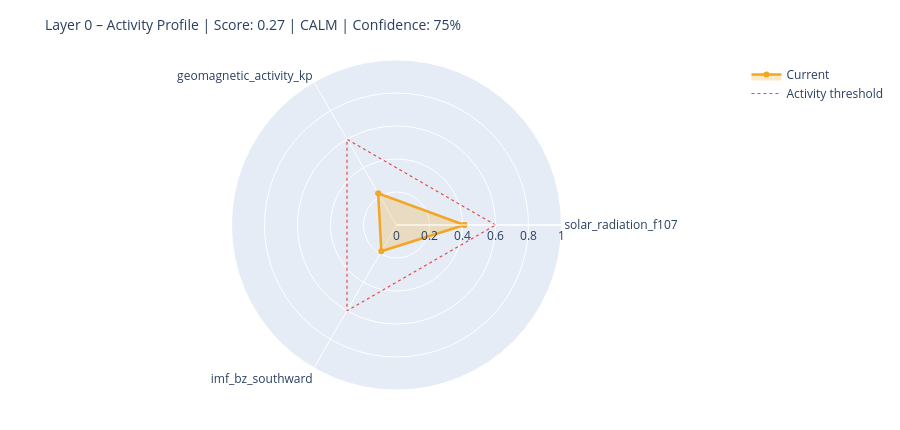

The code cell stored with this chart in its notebook:
### Markdown cell above
---
## 6. State Assessment & Handoff to Layer 1

### Code cell
# ============================================================
# STEP 1 – Collect raw values with source modes
# Mode: 'primary' | 'fallback_3h' | 'last_valid' | 'missing'
# ============================================================

def safe_last(df, col):
    if df is None or col not in df.columns: return None
    s = df[col].dropna()
    return float(s.iloc[-1]) if not s.empty else None

f107_now = safe_last(df_f107, 'f10.7')
bz_now   = safe_last(df_mag,  'bz_gsm')
kp_now   = safe_last(df_kp,   'kp')
sw_now   = safe_last(df_sw,   'speed')

source_modes = {
    'F10.7':    'primary'  if f107_now is not None else 'missing',
    'Kp':       'primary'  if kp_now   is not None else 'missing',
    'IMF_Bz':   'primary'  if bz_now   is not None else 'missing',
    'SW_speed': 'primary'  if sw_now   is not None else 'missing',
}

# Kp Fallback – 3h endpoint
if kp_now is None:
    try:
        r = requests.get(
            'https://services.swpc.noaa.gov/json/noaa-planetary-k-index.json',
            timeout=10)
        r.raise_for_status()
        fb = pd.DataFrame(r.json())
        tc = next((c for c in fb.columns if 'time' in c.lower()), fb.columns[0])
        kc = next((c for c in fb.columns if 'kp' in c.lower() and c != tc), None)
        if kc:
            fb[kc] = fb[kc].astype(str).str.extract(r'([0-9]+(?:\.[0-9]*)?)')[0]
            fb[kc] = pd.to_numeric(fb[kc], errors='coerce')
            fb = fb[fb[kc] >= 0].dropna(subset=[kc])
            if not fb.empty:
                kp_now = float(fb[kc].iloc[-1])
                source_modes['Kp'] = 'fallback_3h'
                print(f'  Kp fallback (3h): {kp_now:.1f}')
    except Exception as e:
        print(f'  Kp fallback failed: {e}')

# Solar Wind Fallback – last valid value
if sw_now is None and df_sw is not None and 'speed' in df_sw.columns:
    s = df_sw['speed'].dropna()
    if not s.empty:
        sw_now = float(s.iloc[-1])
        source_modes['SW_speed'] = 'last_valid'
        print(f'  SW fallback (last_valid): {sw_now:.0f} km/s')

print()
print('Source modes:', source_modes)

# ============================================================
# STEP 2 – Score from available components only
# ============================================================

def norm(v, lo, hi):
    if v is None: return None
    return max(0.0, min(1.0, (v - lo) / (hi - lo)))

COMPONENTS = {
    'solar_radiation_f107':    (f107_now, norm(f107_now, 60, 250)),
    'geomagnetic_activity_kp': (kp_now,   norm(kp_now,   0,   9)),
    'imf_bz_southward':        (bz_now,   norm(-(bz_now or 0) if bz_now else None, -5, 30)
                                           if bz_now is not None else None),
    'solar_wind_speed':        (sw_now,   norm(sw_now, 300, 800)),
}

available   = {k: v[1] for k, v in COMPONENTS.items() if v[1] is not None}
unavailable = [k for k, v in COMPONENTS.items() if v[1] is None]

layer0_score = round(sum(available.values()) / len(available), 4) if available else None
confidence   = round(len(available) / len(COMPONENTS), 2)

level = ('unknown'  if layer0_score is None
         else 'calm'     if layer0_score < 0.3
         else 'moderate' if layer0_score < 0.6
         else 'active')

# ============================================================
# STEP 3 – Dominant Driver
# ============================================================

def dominant_driver(kp, f107, bz, sw):
    candidates = []
    if kp   is not None and kp   >= 4:   candidates.append(('geomagnetic',    kp / 9))
    if sw   is not None and sw   >= 500:  candidates.append(('solar_wind',     sw / 800))
    if bz   is not None and bz   <= -5:   candidates.append(('imf_southward',  abs(bz) / 30))
    if f107 is not None and f107 >= 150:  candidates.append(('solar_radiation',f107 / 250))
    return max(candidates, key=lambda x: x[1])[0] if candidates else 'none'

driver = dominant_driver(kp_now, f107_now, bz_now, sw_now)

# ============================================================
# STEP 4 – Downstream expectations
# ============================================================

def downstream_expectation(driver, score, kp, bz, f107):
    exp = {
        'magnetosphere':        'calm',
        'ionosphere':           'calm',
        'schumann_resonance':   'unchanged',
        'lithosphere_currents': 'low',
    }
    if driver == 'geomagnetic' or (kp and kp >= 5):
        exp['magnetosphere']        = 'compressed / storm'
        exp['ionosphere']           = 'elevated disturbance (TEC variability)'
        exp['schumann_resonance']   = 'elevated amplitude possible'
        exp['lithosphere_currents'] = 'elevated induction currents'
    elif driver == 'imf_southward' or (bz and bz <= -5):
        exp['magnetosphere']        = 'energy coupling active'
        exp['ionosphere']           = 'elevated electron density possible'
        exp['schumann_resonance']   = 'slight modulation possible'
    elif driver == 'solar_radiation' or (f107 and f107 >= 150):
        exp['ionosphere']           = 'elevated ionization (F-layer)'
        exp['schumann_resonance']   = 'slightly elevated background activity'
    return exp

downstream = downstream_expectation(driver, layer0_score, kp_now, bz_now, f107_now)

# ============================================================
# CONSOLE OUTPUT
# ============================================================

W = 58
print('=' * W)
print('LAYER 0 – STATE ASSESSMENT')
print('=' * W)
for name, (raw_v, score_v) in COMPONENTS.items():
    if score_v is not None:
        bar = '█' * int(score_v * 20) + '░' * (20 - int(score_v * 20))
        print(f'  {name:<35}  {bar}  {score_v:.2f}')
    else:
        print(f'  {name:<35}  {"─" * 20}  n/a')
print('-' * W)
print(f'  Score ({len(available)}/{len(COMPONENTS)} components):  {layer0_score:.3f}')
print(f'  Confidence:         {confidence:.0%}')
print(f'  Level:              {level.upper()}')
print(f'  Dominant Driver:    {driver}')

# Radar chart
cats = list(available.keys())
vals = list(available.values())
if len(cats) >= 3:
    fig = go.Figure()
    fig.add_trace(go.Scatterpolar(
        r=vals + [vals[0]], theta=cats + [cats[0]],
        fill='toself', fillcolor='rgba(242,166,35,0.25)',
        line=dict(color='#F2A623', width=2.5), name='Current'
    ))
    fig.add_trace(go.Scatterpolar(
        r=[0.6] * (len(cats) + 1), theta=cats + [cats[0]],
        line=dict(color='#E24B4A', dash='dot', width=1.2),
        mode='lines', name='Activity threshold'
    ))
    fig.update_layout(
        title=dict(text=f'Layer 0 – Activity Profile | Score: {layer0_score:.2f} | {level.upper()} | Confidence: {confidence:.0%}',
                   font=dict(size=14)),
        polar=dict(radialaxis=dict(visible=True, range=[0, 1])),
        height=430, showlegend=True,
        margin=dict(l=60, r=60, t=60, b=40)
    )
    fig.show()

### Figure 1 — Plotly figure (JSON) as saved in the notebook; plotly's stock layout.template omitted (floating-point values rounded to 4 significant figures)
{"data": [{"fill": "toself", "fillcolor": "rgba(242,166,35,0.25)", "line": {"color": "#F2A623", "width": 2.5}, "name": "Current", "r": [0.4116, 0.2222, 0.1837, 0.4116], "theta": ["solar_radiation_f107", "geomagnetic_activity_kp", "imf_bz_southward", "solar_radiation_f107"], "type": "scatterpolar"}, {"line": {"color": "#E24B4A", "dash": "dot", "width": 1.2}, "mode": "lines", "name": "Activity threshold", "r": [0.6, 0.6, 0.6, 0.6], "theta": ["solar_radiation_f107", "geomagnetic_activity_kp", "imf_bz_southward", "solar_radiation_f107"], "type": "scatterpolar"}], "layout": {"height": 430, "margin": {"b": 40, "l": 60, "r": 60, "t": 60}, "polar": {"radialaxis": {"range": [0, 1], "visible": true}}, "showlegend": true, "title": {"font": {"size": 14}, "text": "Layer 0 – Activity Profile | Score: 0.27 | CALM | Confidence: 75%"}}}
